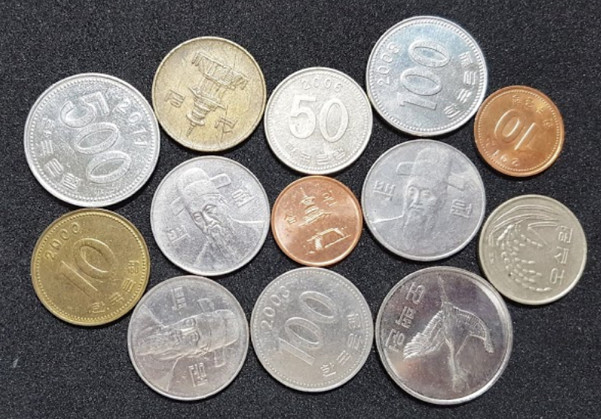
#> input picture data/coins_connected.jpg, 601 x 419 px, found by its file name
$ python coin.py
#> lines starting #> are read from the running program, lines starting #| are printed output that depends on the picture; after the words box and inside, x2 and y2 are one past the last pixel; in counts of white or black regions, pixels touching at a corner belong together
import cv2
import numpy as np

# 전처리
# 1. 이미지 읽기
img = cv2.imread("./data/coins_connected.jpg")
#> img is the input picture: shape (419, 601, 3); mean B, G, R 119.2, 122.9, 127.3
rows, cols = img.shape[:2]
#> rows = 419; cols = 601

# 2. 표면을 흐릿하게 피라미드평균시프트 적용
mean = cv2.pyrMeanShiftFiltering(img, 20, 50)

# 3. 바이너리 이미지 변환
gray = cv2.cvtColor(mean, cv2.COLOR_BGR2GRAY)
gray = cv2.GaussianBlur(gray, (3, 3), 0)
_, thresh = cv2.threshold(gray, 0, 255, cv2.THRESH_BINARY | cv2.THRESH_OTSU)
#> thresh: shape (419, 601); 55.4% white; 12 black regions (6 under 20 px), largest, box (x1, y1, x2, y2) and area: (0, 0, 601, 419) 108352, (204, 222, 309, 330) 2746, (444, 271, 485, 307) 941, (417, 295, 436, 312) 129, (411, 310, 438, 336) 107, (435, 288, 440, 294) 22

# 4. 거리 변환 => 거리 값을 0 ~255로 변환
dst = cv2.distanceTransform(thresh, cv2.DIST_L2, 3)
dst = (dst / (dst.max() - dst.min()) * 255).astype(np.uint8)

# 5. 거리 변환결과에서 로칼 최대 값 구하기
## 팽창 적용(동전 크기 정도의 구조화 요소 필요),
localMx = cv2.dilate(dst, np.ones((50, 50), np.uint8))
## 로칼 최대 값 저장 할 배열 생성
lm = np.zeros((rows, cols), np.uint8)
## 팽창 적용전 이미지와 같은 픽셀이 로컬 최대 값이므로 255로 설정
lm[(localMx == dst) & (dst != 0)] = 255

# 6. 로컬 최대값으로 색 채우기
## 로컬 최대 값이 있는 좌표 구하기
seeds = np.where(lm == 255)
seed = np.stack((seeds[1], seeds[0]), axis=-1)
## 색 채우기를 위한 채우기 마스크 생성
fill_mask = np.zeros((rows + 2, cols + 2), np.uint8)
for x, y in seed:
    ## 로칼 최대값을 시드로해서 평균 시프트 영상에 색채우기
    ret = cv2.floodFill(
        mean, fill_mask, (x, y), (255, 255, 255), (10, 10, 10), (10, 10, 10)
    )

# 7. 색 채우기 적용한 영상에 다시 거리 변환 적용
gray = cv2.cvtColor(mean, cv2.COLOR_BGR2GRAY)
gray = cv2.GaussianBlur(gray, (5, 5), 0)

ret, thresh = cv2.threshold(gray, 0, 255, cv2.THRESH_BINARY | cv2.THRESH_OTSU)
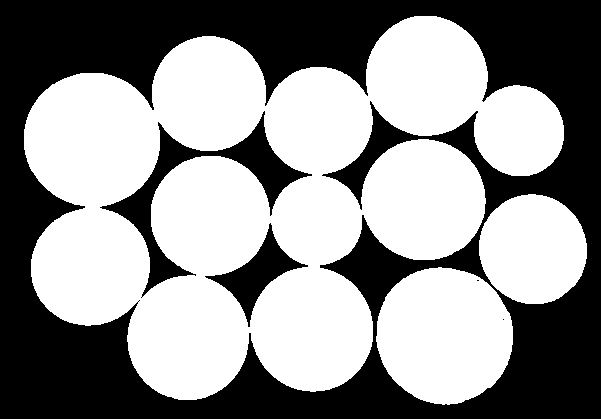
#> thresh: shape (419, 601); 55.8% white; 5 black regions (2 under 20 px), largest, box (x1, y1, x2, y2) and area: (0, 0, 601, 419) 102285, (100, 111, 312, 298) 6268, (205, 223, 308, 327) 2748
#> ret = 154
dst = cv2.distanceTransform(thresh, cv2.DIST_L2, 5)
dst = ((dst / (dst.max() - dst.min())) * 255).astype(np.uint8)

# 8. 거리 변환 결과값의 절반 이상을 차지한 영역은 확실한 전경으로 설정
ret, sure_fg = cv2.threshold(dst, 0.5 * dst.max(), 255, 0)
#> sure_fg: shape (419, 601); 10.8% white; 13 white regions, largest, box (x1, y1, x2, y2) and area: (57, 106, 127, 175) 3731, (409, 300, 480, 372) 3708, (282, 299, 340, 359) 2582
#> ret = 127

# 9. 거리 변환 결과를 반전해서 확실한 배경 찾기
_, bg_th = cv2.threshold(dst, 0.3 * dst.max(), 255, cv2.THRESH_BINARY_INV)
#> bg_th: shape (419, 601); 75.4% white; 13 black regions, largest, box (x1, y1, x2, y2) and area: (396, 287, 494, 385) 7249, (43, 92, 141, 188) 7211, (269, 286, 354, 372) 5565
bg_dst = cv2.distanceTransform(bg_th, cv2.DIST_L2, 5)
bg_dst = ((bg_dst / (bg_dst.max() - bg_dst.min())) * 255).astype(np.uint8)
ret, sure_bg = cv2.threshold(bg_dst, 0.3 * bg_dst.max(), 255, cv2.THRESH_BINARY)
#> sure_bg: shape (419, 601); 20.9% white; 5 white regions, box (x1, y1, x2, y2) and area: (0, 0, 395, 419) 30572, (456, 0, 601, 217) 10799, (478, 285, 601, 419) 8372, (207, 387, 411, 419) 2797, (366, 262, 381, 276) 103
#> ret = 76

# 10. 불확실한 영역 설정 : 확실한 배경을 반전해서 확실한 전경을 빼기
ret, inv_sure_bg = cv2.threshold(sure_bg, 127, 255, cv2.THRESH_BINARY_INV)
unkown = cv2.subtract(inv_sure_bg, sure_fg)
#> unkown: shape (419, 601); 68.3% white; 18 black regions, largest, box (x1, y1, x2, y2) and area: (0, 0, 395, 419) 30572, (456, 0, 601, 217) 10799, (478, 285, 601, 419) 8372

# 11. 연결된 요소 레이블링
_, markers = cv2.connectedComponents(sure_fg)
#> markers: shape (419, 601) int32; 14 distinct labels, from 0 to 13

# 12. 레이블링을 1씩 증가 시키고 0번 레이블 알 수 없는 영역을 0번 레이블로 설정
markers = markers + 1
#> markers: shape (419, 601) int32; 14 distinct labels, from 1 to 14
markers[unkown == 255] = 0
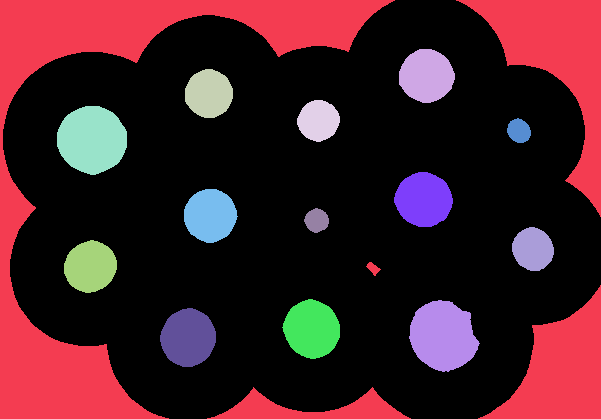
#> markers: shape (419, 601) int32; 15 distinct labels, from 0 to 14; one colour per label, 0 black
colors = []
marker_show = np.zeros_like(img)
for mid in np.unique(markers):
    color = [int(j) for j in np.random.randint(0, 255, 3)]
    colors.append((mid, color))
    marker_show[markers == mid] = color
    coords = np.where(markers == mid)
    x, y = coords[1][0], coords[0][0]
    cv2.putText(
        marker_show,
        str(mid),
        (x + 20, y + 20),
        cv2.FONT_HERSHEY_PLAIN,
        2,
        (255, 255, 255),
    )
#> this loop made 15 passes
#> (color, coords, x, y) on passes 1 to 8: ([172, 47, 117], 172004 positions, rows 0 to 418, columns 3 to 600, 395, 0), ([192, 67, 251], 52643 positions, rows 0 to 418, columns 0 to 600, 0, 0), ([195, 103, 9], 2312 positions, rows 49 to 102, columns 399 to 454, 419, 49), ([211, 21, 242], 1831 positions, rows 69 to 117, columns 185 to 232, 205, 69), ([36, 87, 70], 1356 positions, rows 100 to 141, columns 297 to 339, 314, 100), ([216, 88, 140], 3731 positions, rows 106 to 174, columns 57 to 126, 85, 106), ([58, 193, 230], 449 positions, rows 118 to 142, columns 507 to 530, 517, 118), ([39, 87, 174], 2470 positions, rows 172 to 226, columns 394 to 452, 418, 172)
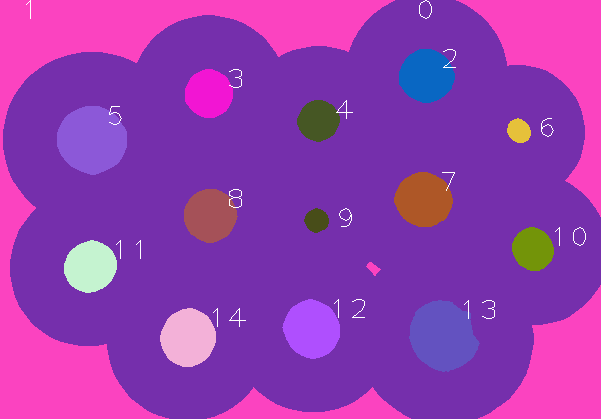
#> marker_show: shape (419, 601, 3); mean of channels 0, 1, 2 175.3, 58.3, 148.8; drawn as B, G, R
#> after the loop, colors = 15 items

# 13. 레이블링이 완성된 마커로 워터 쉐드 적용
markers = cv2.watershed(img, markers)
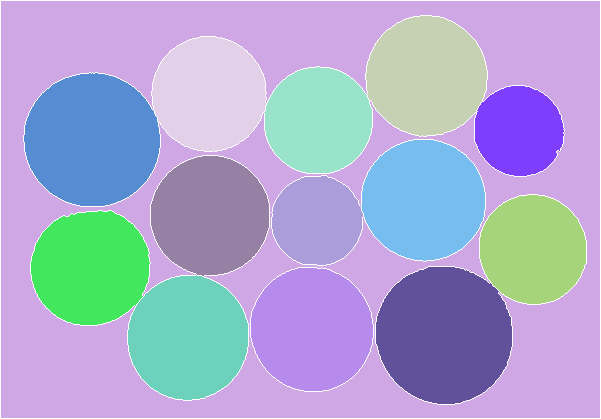
#> markers: shape (419, 601) int32; 15 distinct labels, from -1 to 14; one colour per label, 0 black, -1 white

for mid, color in colors:
    marker_show[markers == mid] = color
    coords = np.where(markers == mid)
    if coords[0].size <= 0:
        continue
    x, y = coords[1][0], coords[0][0]
    cv2.putText(
        marker_show,
        str(mid),
        (x + 20, y + 20),
        cv2.FONT_HERSHEY_PLAIN,
        2,
        (255, 255, 255),
    )
#> this loop made 15 passes
#> (color, coords, x, y) on passes 2 to 9: ([192, 67, 251], 107028 positions, rows 1 to 417, columns 1 to 599, 1, 1), ([195, 103, 9], 11292 positions, rows 16 to 135, columns 366 to 486, 420, 16), ([211, 21, 242], 10171 positions, rows 37 to 150, columns 152 to 265, 200, 37), ([36, 87, 70], 9011 positions, rows 67 to 172, columns 264 to 371, 316, 67), ([216, 88, 140], 14219 positions, rows 73 to 205, columns 24 to 159, 89, 73), ([58, 193, 230], 6323 positions, rows 86 to 175, columns 475 to 563, 511, 86), ([39, 87, 174], 11696 positions, rows 140 to 260, columns 361 to 484, 413, 140), ([88, 81, 165], 11114 positions, rows 156 to 275, columns 151 to 268, 202, 156)
#> (color, coords) on pass 1: ([172, 47, 117], (empty array, empty array))
marker_show[markers == -1] = (0, 255, 0)
#> marker_show: shape (419, 601, 3); mean of channels 0, 1, 2 162.9, 95.8, 188.4

img[markers == -1] = (0, 255, 0)
#> img: shape (419, 601, 3); 2.48% of pixels changed, all inside (x1, y1, x2, y2) = (0, 0, 601, 419)

# 14. 동전 추출을 위한 마스킹 생성
mask = np.zeros((rows, cols), np.uint8)

# 15. 배경 마스크 생성
mask[markers != 1] = 255

# 16. 배경 지우기
nobg = cv2.bitwise_and(img, img, mask=mask)
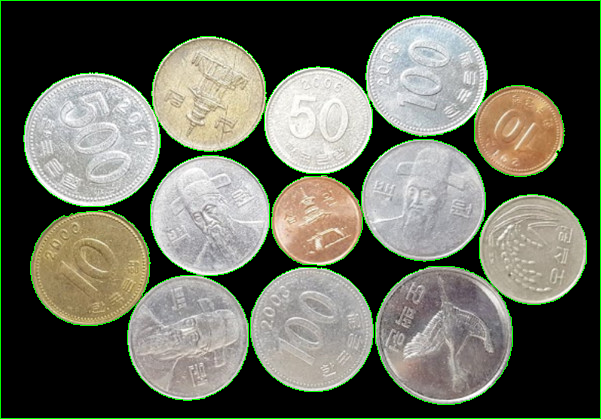
#> nobg: shape (419, 601, 3); mean B, G, R 92.9, 104.8, 102.8

# 17. 동전만 있는 라벨 생성 (배경(1), 경계(-1) 없는)
coin_label = [l for l in np.unique(markers) if (l != 1 and l != -1)]
#> coin_label = [2, 3, 4, 5, 6, 7, 8, 9, 10, 11, 12, 13, 14]

# 18. 동전 라벨 순회 하면서 동전 영역만 추출
for i, label in enumerate(coin_label):
    mask[:, :] = 0
    mask[markers == label] = 255
    coins = cv2.bitwise_and(img, img, mask=mask)
    contour, _ = cv2.findContours(mask, cv2.RETR_EXTERNAL, cv2.CHAIN_APPROX_NONE)
    # 동전을 감싸는 사각형 좌표
    x, y, w, h = cv2.boundingRect(contour[0])
    # 동전 영역만 추출해서 출력
    coin = coins[y : y + h, x : x + w]
    cv2.imwrite("./data/coin/coin%d.jpg" % (i + 1), coin)
#> this loop made 13 passes
#> (x, y, w, h) on passes 1 to 12: (366, 16, 121, 120), (152, 37, 114, 114), (264, 67, 108, 106), (24, 73, 136, 133), (475, 86, 89, 90), (361, 140, 124, 121), (151, 156, 118, 120), (272, 176, 91, 89), (480, 195, 106, 109), (31, 211, 119, 114), (251, 268, 122, 123), (376, 267, 136, 137)
#> pass 1, `coin = coins[y : y + h, x : x + w]`:
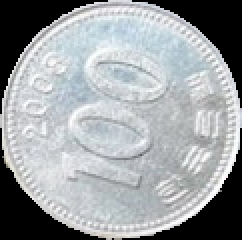
#> coin: shape (120, 121, 3) (shown 2 times larger); mean B, G, R 161.1, 158.3, 154.5
#> after the loop:
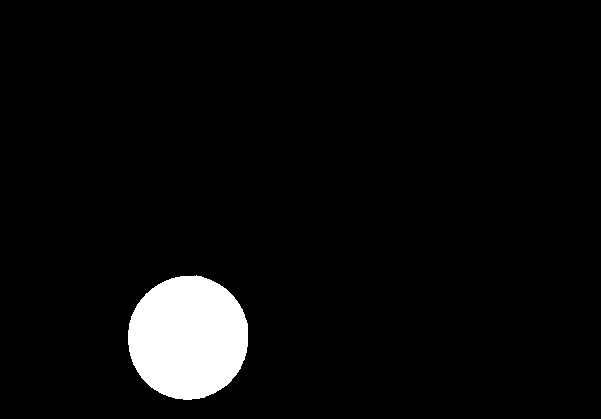
#> mask: shape (419, 601); 4.7% white; 1 white region, box (x1, y1, x2, y2) and area: (128, 275, 248, 400) 11757
cv2.waitKey()
cv2.destroyAllWindows()

$ run again, with data/image02.jpg copied over data/coins_connected.jpg
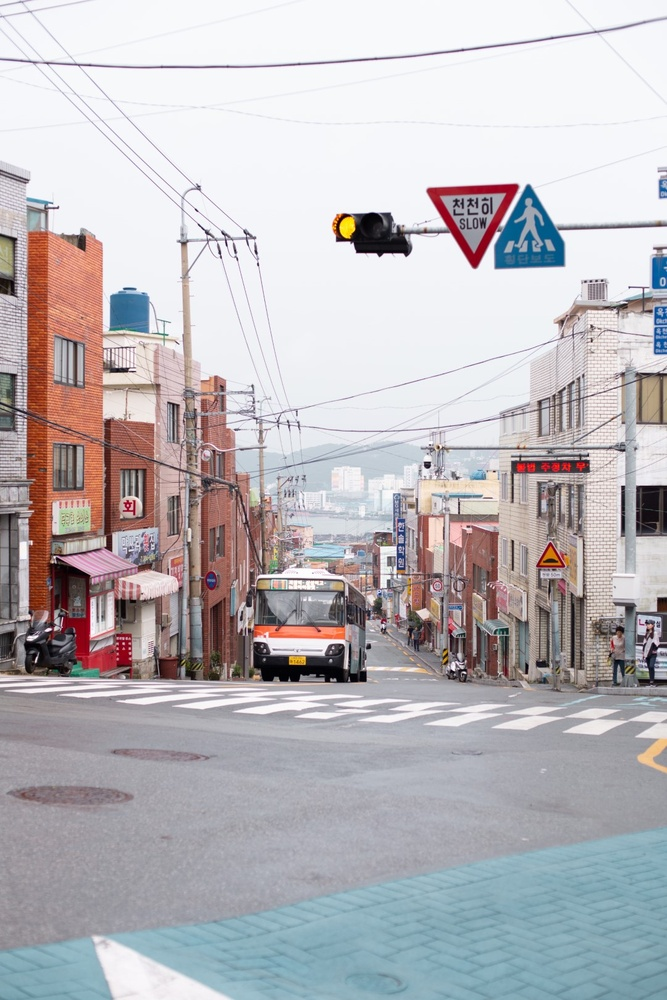
#> input picture data/image02.jpg, 667 x 1000 px, shrunk from 1080 x 1620 before the run, found by its file name
#> img is the input picture: shape (1000, 667, 3); mean B, G, R 186.8, 183.1, 186.5
#> `ret, thresh = cv2.threshold(gray, 0, 255, cv2.THRESH_BINARY | cv2.THRE..`:
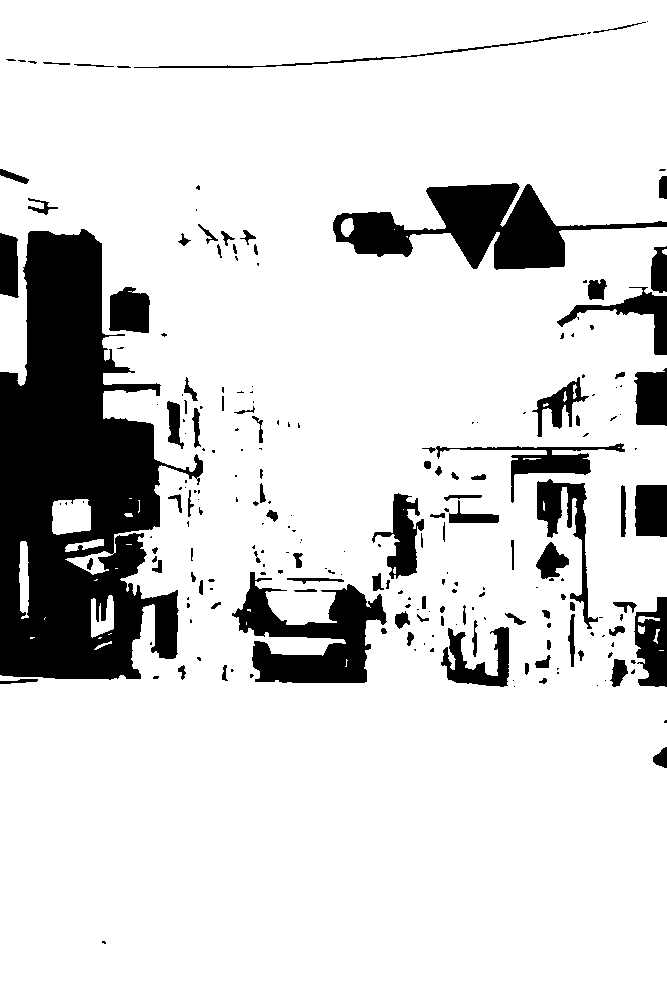
#> thresh: shape (1000, 667); 84.9% white; 225 black regions (128 under 20 px), largest, box (x1, y1, x2, y2) and area: (0, 229, 203, 680) 52039, (333, 183, 667, 270) 11476, (232, 572, 387, 683) 8248
#> `ret, thresh = cv2.threshold(gray, 0, 255, cv2.THRESH_BINARY | cv2.THRE..`: ret = 184
#> sure_fg: shape (1000, 667); 8.1% white; 1 white region, box (x1, y1, x2, y2) and area: (234, 836, 667, 1000) 54306
#> `ret, sure_fg = cv2.threshold(dst, 0.5 * dst.max(), 255, 0)`: ret = 127
#> bg_th: shape (1000, 667); 82.8% white; 2 black regions, box (x1, y1, x2, y2) and area: (0, 771, 667, 1000) 114635, (367, 352, 401, 362) 145
#> sure_bg: shape (1000, 667); 50.3% white; 2 black regions, box (x1, y1, x2, y2) and area: (0, 619, 667, 1000) 247771, (215, 200, 553, 514) 83669
#> `ret, sure_bg = cv2.threshold(bg_dst, 0.3 * bg_dst.max(), 255, cv2.THRE..`: ret = 76
#> unkown: shape (1000, 667); 41.5% white; 2 white regions, box (x1, y1, x2, y2) and area: (0, 619, 667, 1000) 193465, (215, 200, 553, 514) 83669
#> the loop `for mid in np.unique(markers):` made 3 passes
#> (color, coords, x, y) on passes 1 to 3: ([172, 47, 117], 277134 positions, rows 200 to 999, columns 0 to 666, 365, 200), ([192, 67, 251], 335560 positions, rows 0 to 669, columns 0 to 666, 0, 0), ([195, 103, 9], 54306 positions, rows 836 to 999, columns 234 to 666, 409, 836)
#> after the loop `for mid in np.unique(markers):`: colors = [(0, [172, 47, 117]), (1, [192, 67, 251]), (2, [195, 103, 9])]
#> the loop `for mid, color in colors:` made 3 passes
#> (color, coords, x, y) on passes 2 to 3: ([192, 67, 251], 444299 positions, rows 1 to 686, columns 1 to 665, 1, 1), ([195, 103, 9], 217965 positions, rows 628 to 998, columns 1 to 665, 246, 628)
#> img: shape (1000, 667, 3); 0.71% of pixels changed, all inside (x1, y1, x2, y2) = (0, 0, 667, 1000)
#> coin_label = [2]
#> the loop `for i, label in enumerate(coin_label):` made 1 pass
#> (label, x, y, w, h) on pass 1: (2, 1, 628, 665, 371)
#> after the loop `for i, label in enumerate(coin_label):`:
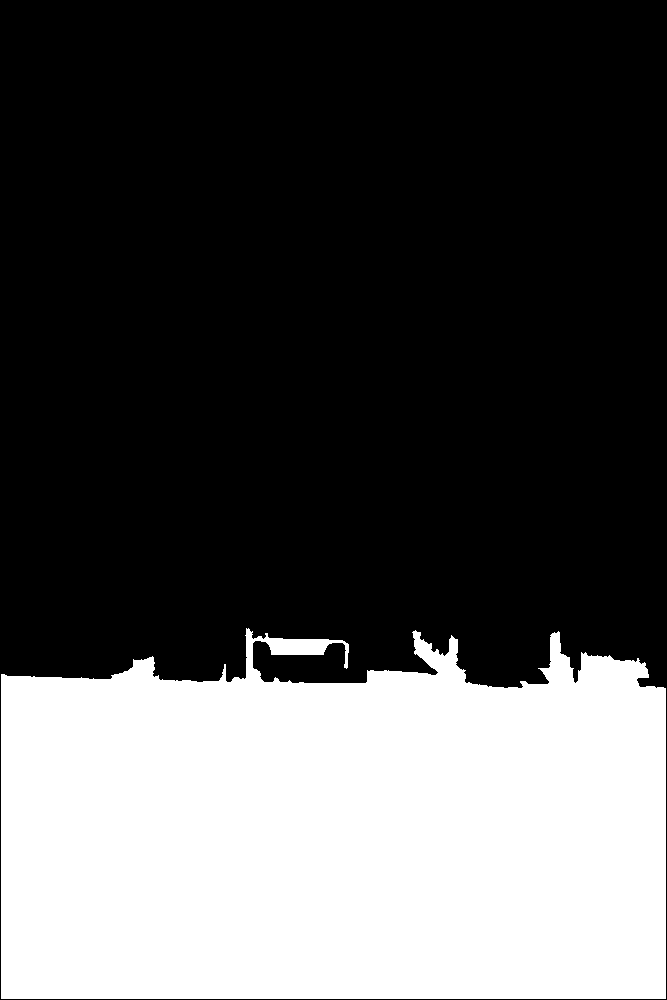
#> mask: shape (1000, 667); 32.7% white; 1 white region, box (x1, y1, x2, y2) and area: (1, 628, 666, 999) 217965
